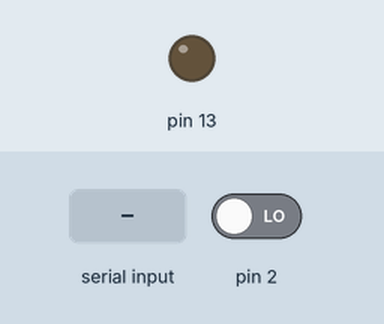
Simulated run of this sketch. Board: Arduino Uno, built with avr-gcc and run on an emulated ATmega328P. On the bench: output pins drawn as LEDs (lit = HIGH). Inputs (shaded band) come from the test bench; at power-on: pin 2 LOW. What the sketch prints to the serial monitor is not drawn.

Above: at 1.2 s.
1.3 s: "p" received over Serial
At 3.0 s:
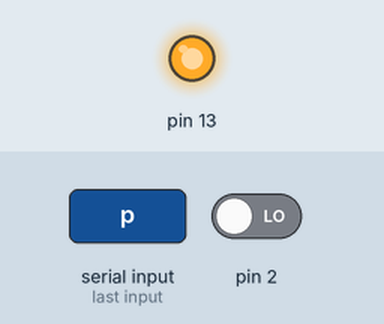
3.5 s: "a" received over Serial
At 4.5 s:
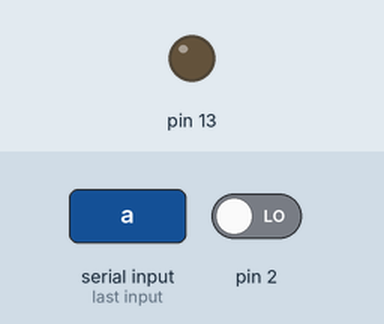
Timing chart, 0 to 6.5 s (numbered marks = the images above; inputs shaded):
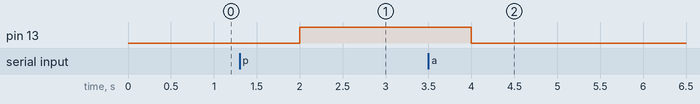

The sketch:

NodeSerialport.ino
```cpp
// 1 LED CONECTADO EN EL PIN 13
// 1 PULSADOR CONECTADO EL EL PIN 2

//CADA VEZ QUE SE EJECUTE EL PROYECTO NODE SE VA PRENDER
// EL LED ROJO Y VA MOSTRAR SIEMPRE EL ESTADO
// DEL PULSADOR CERO(0) O UNO(1)
int input;
// the setup routine runs once when you press reset:
void setup() {
   pinMode(13, OUTPUT);
  // initialize serial communication at 9600 bits per second:
  Serial.begin(9600);
}

// the loop routine runs over and over again forever:
void loop() {
  if (Serial.available() > 0) {
    input = Serial.read();
    if (input == 'p') {
      digitalWrite(13, HIGH);
    }
    if (input == 'a') {
    {
      digitalWrite(13, LOW);
    }
  }
 }

  int sensorValue = digitalRead(2);

  Serial.print(sensorValue);
  delay(1000);


}
```

Measured:
- after the input at 1.3 s, pin 13: LOW → HIGH after 0.70 s
- after the input at 3.5 s, pin 13: HIGH → LOW after 0.50 s
